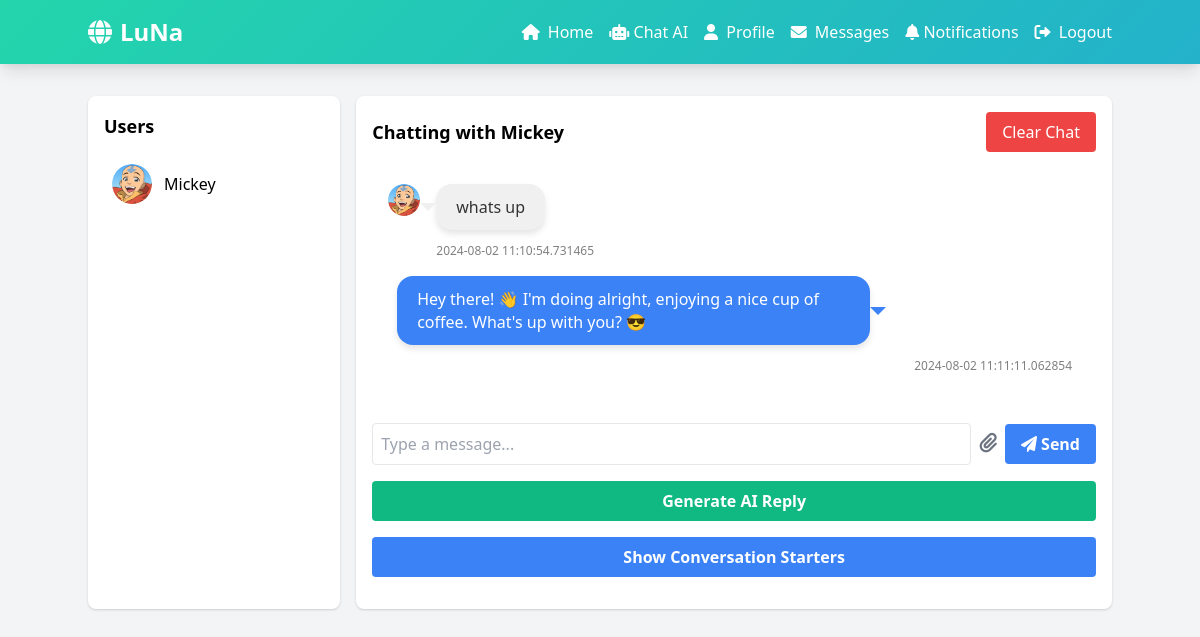
The page /messages/ (signed in) on the database its author committed.
### models.py (models this page shows, shortened)
class User(UserMixin, db.Model):  # Ensure UserMixin is extended
    id = db.Column(db.Integer, primary_key=True)
    username = db.Column(db.String(80), unique=True, nullable=False, index=True)
    email = db.Column(db.String(120), unique=True, nullable=False, index=True)
    password_hash = db.Column(db.String(128), nullable=False)
    profile_picture = db.Column(db.String(120), default='default.jpg')
    bio = db.Column(db.Text)
    date_joined = db.Column(db.DateTime, default=lambda: datetime.now(pytz.timezone('Africa/Nairobi')))
    posts = db.relationship('Post', backref='author', lazy='dynamic', cascade="all, delete-orphan")
    comments = db.relationship('Comment', backref='author', lazy='dynamic', cascade="all, delete-orphan")
    followed = db.relationship(
        'User',
        secondary=followers,
        primaryjoin=id == followers.c.follower_id,
        secondaryjoin=id == followers.c.followed_id,
        backref=db.backref('followers', lazy='dynamic'),
        lazy='dynamic'
    )

class Message(db.Model):
    id = db.Column(db.Integer, primary_key=True)
    sender_id = db.Column(db.Integer, db.ForeignKey('user.id'), nullable=False)
    recipient_id = db.Column(db.Integer, db.ForeignKey('user.id'), nullable=False)
    content = db.Column(db.Text, nullable=False)
    media_url = db.Column(db.String, nullable=True)
    timestamp = db.Column(db.DateTime, default=datetime.utcnow)
    sender = db.relationship('User', foreign_keys=[sender_id], backref='sent_messages')
    recipient = db.relationship('User', foreign_keys=[recipient_id], backref='received_messages')

### app.py (the view)
@app.route('/messages/', defaults={'recipient_id': None})
@app.route('/messages/<int:recipient_id>')
@login_required
def messages(recipient_id):
    available_users = get_available_users()
    if recipient_id is None and available_users:
        recipient_id = available_users[0]['id']
    recipient = User.query.get(recipient_id) if recipient_id else None
    messages = get_messages(current_user.id, recipient_id) if recipient_id else []
    starters = get_conversation_starters(current_user.id, recipient_id) if recipient_id else []
    return render_template('messages.html',
                           messages=messages,
                           starters=starters,
                           recipient=recipient,
                           available_users=available_users,
                           current_user=current_user)

### app.py (called while the page is built)
@login_manager.user_loader
def load_user(user_id):
    return User.query.get(int(user_id))

@app.before_request
def make_session_permanent():
    session.permanent = True
    app.permanent_session_lifetime = timedelta(days=30)

def get_messages(current_user_id, recipient_id, page=1, per_page=20):
    messages = db.session.query(Message, User).join(User, Message.sender_id == User.id).filter(
        or_(
            (Message.sender_id == current_user_id) & (Message.recipient_id == recipient_id),
            (Message.sender_id == recipient_id) & (Message.recipient_id == current_user_id)
        )
    ).order_by(Message.timestamp.asc()).paginate(page=page, per_page=per_page, error_out=False)
    return messages.items

def get_available_users():
    users = User.query.filter(User.id != current_user.id).all()
    return [{'id': user.id, 'username': user.username, 'profile_picture': user.profile_picture} for user in users]

@app.before_request
def make_session_permanent():
    session.permanent = True
    app.permanent_session_lifetime = timedelta(days=30)

### templates/messages.html (shortened to what this page needs)
<!DOCTYPE html>
<html lang="en">
<head>
    <link href="https://cdn.jsdelivr.net/npm/tailwindcss@2.2.19/dist/tailwind.min.css" rel="stylesheet">
    <link rel="stylesheet" href="https://cdnjs.cloudflare.com/ajax/libs/font-awesome/6.0.0-beta3/css/all.min.css">
</head>
<body class="bg-gray-100">
    <nav class="gradient-bg p-4 shadow-lg">
        <div class="container mx-auto flex justify-between items-center">
            <a href="/" class="text-white text-2xl font-bold flex items-center">
                <i class="fas fa-globe mr-2"></i>
                LuNa
            </a>
            <div id="menu" class="hidden md:flex space-x-4">
                <a href="/" class="text-white hover:text-gray-200 transition duration-300"><i class="fas fa-home mr-1"></i> Home</a>
                <a href="https://micymike-michaelmosesbot.hf.space" class="text-white hover:text-gray-200 transition duration-300"><i class="fa-solid fa-robot"></i> Chat AI</a>
                <a href="/profile/{{ current_user.username }}" class="text-white hover:text-gray-200 transition duration-300"><i class="fas fa-user mr-1"></i> Profile</a>
                <a href="/messages" class="text-white hover:text-gray-200 transition duration-300"><i class="fas fa-envelope mr-1"></i> Messages</a>
                <a href="/notifications" class="text-white hover:text-gray-200 transition duration-300"><i class="fa-solid fa-bell"></i> Notifications</a>
                <a href="/logout" class="text-white hover:text-gray-200 transition duration-300"><i class="fas fa-sign-out-alt mr-1"></i> Logout</a>
            </div>
        </div>
    </nav>
    <div class="container mx-auto py-8">
        <div class="flex flex-col md:flex-row">
            <div class="w-full md:w-1/4 bg-white p-4 rounded-lg shadow mb-4 md:mb-0">
                <h2 class="text-lg font-bold mb-4">Users</h2>
                {% for user in available_users %}
                <a href="{{ url_for('messages', recipient_id=user.id) }}" class="user-link flex items-center p-2 rounded-lg hover:bg-gray-200" data-user-id="{{ user.id }}">
                    <img src="{{ url_for('static', filename='uploads/' + user.profile_picture) }}" alt="{{ user.username }}" class="w-10 h-10 rounded-full">
                    <span class="ml-3">{{ user.username }}</span>
                </a>
                {% endfor %}
            </div>
            <div class="w-full md:w-3/4 bg-white p-4 rounded-lg shadow ml-0 md:ml-4 flex flex-col">
                {% if recipient %}
                    <div class="flex justify-between items-center mb-4">
                        <h2 class="text-lg font-bold">Chatting with {{ recipient.username }}</h2>
                        <button id="clear-chat" class="bg-red-500 text-white px-4 py-2 rounded">Clear Chat</button>
                    </div>
                    <div id="messages" class="flex-1 overflow-y-auto mb-4 p-4">
                        {% for message, sender in messages %}
                            <div class="flex items-start mb-4 {{ 'justify-end' if message.sender_id == current_user.id else '' }}">
                                {% if message.sender_id != current_user.id %}
                                    <img src="{{ sender.profile_picture }}" alt="{{ sender.username }}" class="w-8 h-8 rounded-full mr-2">
                                {% endif %}
                                <div class="{{ 'ml-2' if message.sender_id != current_user.id else 'mr-2' }}">
                                    <div class="chat-bubble {{ 'right' if message.sender_id == current_user.id else 'left' }}">
                                        <p>{{ message.content }}</p>
                                    </div>
                                    <span class="message-timestamp">{{ message.timestamp }}</span>
                                </div>
                            </div>
                        {% endfor %}
                    </div>
                    <form id="message-form" class="flex items-center">
                        <input type="text" id="message-input" name="content" placeholder="Type a message..." class="flex-1 mr-2 p-2 border rounded">
                        <label for="media" class="cursor-pointer mr-2">
                            <i class="fas fa-paperclip text-gray-500 text-xl"></i>
                        </label>
                        <button type="submit" id="send-button" class="bg-blue-500 hover:bg-blue-600 text-white font-bold py-2 px-4 rounded">
                            <i class="fas fa-paper-plane"></i> Send
                        </button>
                    </form>
                    <button id="ai-reply-btn" class="bg-green-500 hover:bg-green-600 text-white font-bold py-2 px-4 rounded mt-4">
                        Generate AI Reply
                    </button>
                    <button id="show-starters-btn" class="bg-blue-500 hover:bg-blue-600 text-white font-bold py-2 px-4 rounded mt-4 mb-4">
                        Show Conversation Starters
                    </button>
                {% else %}
                    <p class="text-center text-gray-500">Select a user to start chatting.</p>
                {% endif %}
            </div>
        </div>
    </div>
    </body>
</html>

### templates/messages.html (style rules this page uses)
.gradient-bg { background: linear-gradient(-45deg, #ee7752, #e73c7e, #23a6d5, #23d5ab); background-size: 400% 400%; animation: gradientBG 15s ease infinite; }
.chat-bubble { max-width: 70%; word-wrap: break-word; margin-bottom: 8px; line-height: 1.4; padding: 12px 20px; border-radius: 16px; display: inline-block; position: relative; font-family: 'Segoe UI', Tahoma, Geneva, Verdana, sans-serif; box-shadow: 0 4px 6px rgba(0, 0, 0, 0.1); transition: transform 0.3s ease, box-shadow 0.3s ease; }
.chat-bubble.left { background: #f0f0f0; color: #333; align-self: flex-start; }
.chat-bubble.left::after { content: ""; position: absolute; border-style: solid; border-width: 8px 8px 0; border-color: #f0f0f0 transparent; top: 50%; transform: translateY(-50%); left: -16px; border-color: #f0f0f0 transparent; }
.chat-bubble.right { background: #3b82f6; color: #ffffff; align-self: flex-end; }
.chat-bubble.right::after { content: ""; position: absolute; border-style: solid; border-width: 8px 8px 0; border-color: #3b82f6 transparent; top: 50%; transform: translateY(-50%); right: -16px; border-color: #3b82f6 transparent; }
.message-timestamp { display: block; font-size: 12px; color: gray; margin-top: 4px; text-align: right; }

### rows shown on the page
User: profile_picture (placeholder picture), username "Mickey"
Message: profile_picture (placeholder picture), content "whats up", timestamp "2024-08-02 11:10:54.731465"
Message: content "Hey there! 👋 I'm doing alright, enjoying a nice cup of coffee. What's up with you? 😎", timestamp "2024-08-02 11:11:11.062854"
